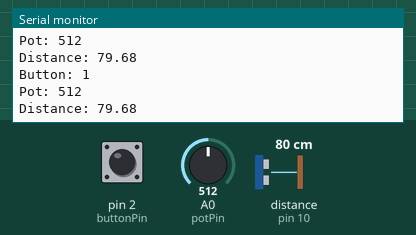
Recording of a sketch running on a simulated Arduino Uno, built with avr-gcc and run on an emulated ATmega328P. Shown: the last lines printed to the serial monitor. Wiring (inferred from the names in the program): ultrasonic range finder: trigger pin 9; echo pin 10. The inputs (shaded band) are chosen by the test bench; at power-on: A0 (potPin) = 512, pin 2 (buttonPin) HIGH, distance to the obstacle (sensor on pin 10) 80 cm. The echo pulse lasts 58.3 µs per cm.

Above: at 7.2 s.
7.3 s: A0 (potPin) set to 105
At 8.4 s:
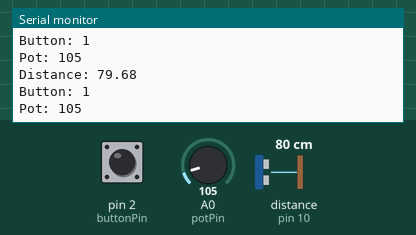
10.3 s: A0 (potPin) set to 93
At 11.1 s:
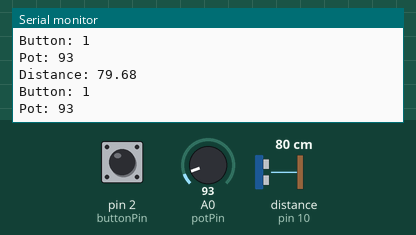
Timing chart, 0 to 13.3 s (numbered marks = the images above; inputs shaded):
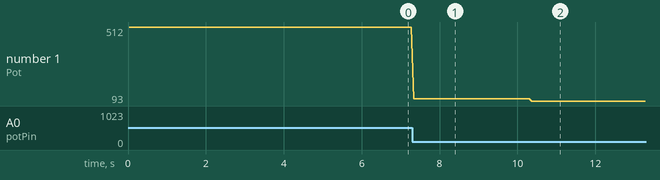

The sketch:

DISTANCE.ino
```cpp
// Ultrasonic sensor variable
const int trigPin = 9, echoPin = 10;
float duration, distance;

//  MIDI Potentiometer variables
const int potPin = A0;

int potValue = 0;

// Button variables
const int buttonPin = 2;
int buttonState;


void setup() {
  pinMode(trigPin, OUTPUT);
  pinMode(echoPin, INPUT);

  pinMode(buttonPin, INPUT_PULLUP);

  pinMode(potPin, INPUT);

  Serial.begin(9600);
}

void loop() {
  /**************************** ULTRASONIC ****************************/

  // Ensure that the trigger pin is low.
  digitalWrite(trigPin, LOW);
  delayMicroseconds(2);

  // Send a 10us so the echo pin can measure it below.
  digitalWrite(trigPin, HIGH);
  delayMicroseconds(10);
  digitalWrite(trigPin, LOW);

  // The duration it takes for the echo pin to detect the pulse
  // will represent the distance of an object based on the speed
  // of sound (0.0343).
  // We account for the sound traveling to the colliding
  // surface and back by scaling distance by half.
  duration = pulseIn(echoPin, HIGH);
  distance = duration * 0.0343 * 0.5;

  Serial.print("Distance: "); // Header
  Serial.println(distance);   // Value

  /**************************** BUTTON ****************************/

  buttonState = digitalRead(buttonPin);

  Serial.print("Button: "); // Header
  Serial.println(buttonState);   // Value

  /**************************** POTENTIOMETER ****************************/
  potValue = analogRead(potPin);

  Serial.print("Pot: ");
  Serial.println(potValue);


  // Slow down data stream
  delay(50);
}
```

Measured:
- after the input at 7.3 s, the serial monitor: prints a new line at once (image 1)
- after the input at 10.3 s, the serial monitor: prints a new line after 0.06 s (image 2)
- plotted number 1: 512 → 105 after the input at 7.3 s, 105 → 93 after the input at 10.3 s
